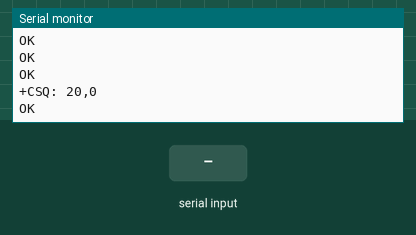
Recording of a sketch running on a simulated Arduino Uno, built with avr-gcc and run on an emulated ATmega328P. On the bench: the last lines printed to the serial monitor. The inputs (shaded band) are chosen by the test bench. The modem accepts every AT command (registered, SIM ready, sends succeed) and sends nothing else.

Above: at 12.7 s.
12.8 s: "1" received over the second serial link
At 14.3 s:
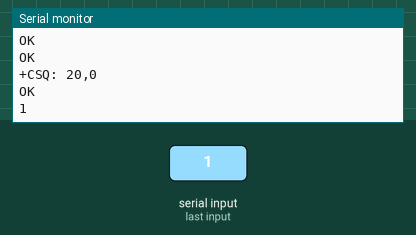
15.2 s: "0" received over the second serial link
At 17.4 s:
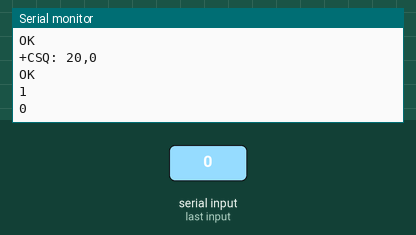

Measured:
- after the input at 12.8 s, the serial monitor: prints a new line after 1.0 s (image 1)
- after the input at 15.2 s, the serial monitor: prints a new line after 1.0 s (image 2)

The sketch:

gsm_sms.ino
```cpp
/* This sketch is for use with Neoway M590 gsm module and based on Neoway M590 AT command set
 *
 *  connection
 *      M590 - Arduino
 *      I -- not used
 *      T -- 2
 *      R -- 3
 *      V -- not used
 *      K is boot pin, so connect to ground by shorting with the next G pin or connect to Arduino ground
 *
 *      GND -- GND
 *
 *      +5V -- 5V or external power(recommended)
 *      You may need to use external power as M590 has current draw of about 2A
 */

#include <SoftwareSerial.h>

SoftwareSerial gsm(2,3); //RX on 2, TX on 3

boolean con = true;
int x = 0;

void setup() {
  // put your setup code here, to run once:
  Serial.begin(9600);
  gsm.begin(9600);   //change according to your modules baud rate
  while(!Serial){

  }
  gsm.println("AT"); //Send AT command and wait for response
  delay(500);
  if (gsm.available()){
    String resp = gsm.readString();
    if (resp == "AT\r\r\nOK\r\n"){   //check if response matches expected output
      con = true;
      Serial.println("Module connect OK");
    } else {
      Serial.println("Unable to connect");
    }
  }
  while (!con){   // sketch will not continue unless previous response matches ie. it will loop here forever
    if ( x < 1){
      Serial.println("Please check connection");
      x++;
    }
  }
    delay(2000);
    setStat(); //check function below for description

    gsmRssi();  //check signal strength
    delay(2500);
    //sendSms("+254707706806","hello world"); // replace with your message and number NB

}

void loop() {
  // put your main code here, to run repeatedly:
  serialHandler();


}


void gsmRssi(){   // the rssi function
  gsm.println("AT+CSQ");
  if (gsm.available()){
    String rssi = gsm.readString();
    Serial.println(rssi);
  }

}

 void sendSms(String number, String text){    //send sms function
    String adrr("AT+CMGS=\""+number+"\"");
    gsm.print(adrr);
    delay(500);
    gsm.write(0x0d); //send carriage return  \r
    delay(500);
    gsm.println(text);
    delay(1000);
    gsm.write(0x1a);  //send Ctrl-Z

  }

  void setStat(){
    gsm.println("AT+CMGF=1");  // set SMS mode to text
    Serial.println("set SMS mode to txt");
    delay(1500);
    gsm.println("AT+CSCS=\"GSM\""); // set SMS mode to text
    delay(1500);
    Serial.println("blurt out contents of new SMS upon receipt to the GSM shield's serial out");
    gsm.println("AT+CNMI=2,2,0,0,0");
    delay(1500);
  }

  void serialHandler(){
    if (gsm.available()){
    Serial.println(gsm.readString());
  }
  if (Serial.available()){
    gsm.println(Serial.readString());
  }
  }
```
